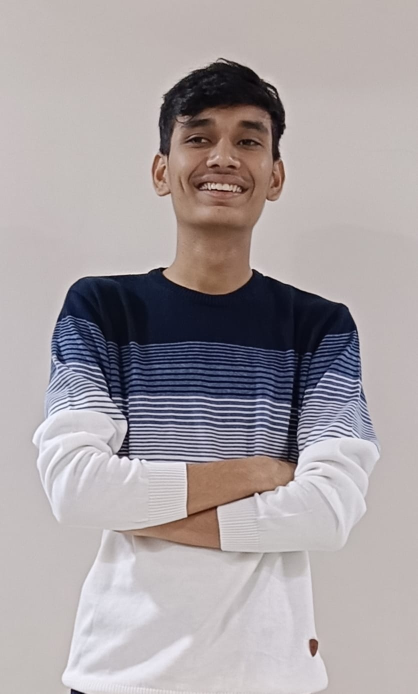
#> input picture images/My_photo.jpg, 835 x 1387 px (shown at 1/2 size)
$ python main.py   (older library calls are emulated)
#> lines starting #> are read from the running program, lines starting #| are printed output that depends on the picture
### image_processor.py
import cv2
import numpy as np


def split_image(img):
    h, w = img.shape[:2]

    return (
        img[:h//2, :w//2],
        img[:h//2, w//2:],
        img[h//2:, :w//2],
        img[h//2:, w//2:]
    )


def grayscale(img):
    gray = (
        0.299 * img[:, :, 2] +
        0.587 * img[:, :, 1] +
        0.114 * img[:, :, 0]
    )
    return gray.astype(np.uint8)


def adjust_brightness(img, value):
    bright = img.astype(np.int16) + value
    return np.clip(bright, 0, 255).astype(np.uint8)


def adjust_contrast(img, factor):
    contrast = img.astype(np.float32) * factor
    return np.clip(contrast, 0, 255).astype(np.uint8)


def invert(img):
    return 255 - img


def blur(img, ksize=(5, 5)):
    return cv2.blur(img, ksize)


def sharpen(img):
    kernel = np.array([
        [0, -1, 0],
        [-1, 5, -1],
        [0, -1, 0]
    ])
    return cv2.filter2D(img, -1, kernel)


def edge_detection(img):
    gray = cv2.cvtColor(img, cv2.COLOR_BGR2GRAY)

    sobel_x = cv2.Sobel(gray, cv2.CV_64F, 1, 0, ksize=3)
    sobel_y = cv2.Sobel(gray, cv2.CV_64F, 0, 1, ksize=3)

    edges = cv2.magnitude(sobel_x, sobel_y)

    return np.uint8(np.clip(edges, 0, 255))

### main.py
import cv2
from image_processor import *

img = cv2.imread("images/My_photo.jpg", 1)
#> img is the input picture: shape (1387, 835, 3); mean B, G, R 163.3, 160.9, 168.1
img = cv2.resize(img, (0,0), fx=0.3, fy=0.3)
#> img: shape (416, 250, 3)


tl, tr, bl, br = split_image(img)
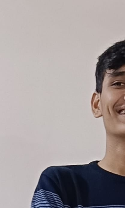
#> tl: shape (208, 125, 3); mean B, G, R 155.8, 155.6, 163.4
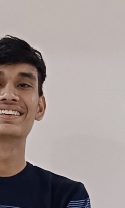
#> tr: shape (208, 125, 3); mean B, G, R 144.5, 146.4, 157.4
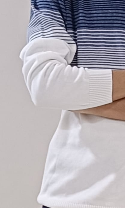
#> bl: shape (208, 125, 3); mean B, G, R 181.3, 175.1, 179.3
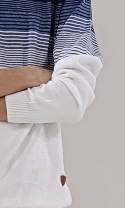
#> br: shape (208, 125, 3); mean B, G, R 171.4, 166, 171.8
gray = grayscale(img)
bright = adjust_brightness(img, 50)
contrast = adjust_contrast(img, 1.5)
inverted = invert(img)
#> in invert, `return 255 - img`:
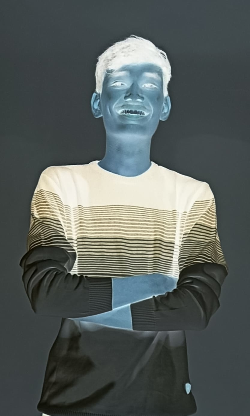
#> returned value: shape (416, 250, 3); mean of channels 0, 1, 2 91.8, 94.2, 87; drawn as B, G, R
blurred = blur(img)
sharpened = sharpen(img)
edges = edge_detection(img)
#> in edge_detection, `sobel_y = cv2.Sobel(gray, cv2.CV_64F, 0, 1, ksize=3)`:
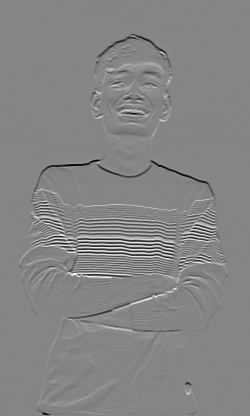
#> sobel_y: shape (416, 250) float64; min -811, max 740, mean 0.2; drawn with min black and max white
#> in edge_detection, `return np.uint8(np.clip(edges, 0, 255))`:
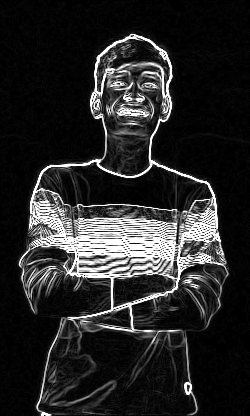
#> returned value: shape (416, 250); min 0, max 255, mean 39.9


cv2.imshow("Original", img)
cv2.imshow("Gray", gray)
cv2.imshow("Bright", bright)
cv2.imshow("Contrast", contrast)
cv2.imshow("Inverted", inverted)
cv2.imshow("Blurred", blurred)
cv2.imshow("Sharpened", sharpened)
cv2.imshow("Edges", edges)

cv2.waitKey(0)
cv2.destroyAllWindows()
